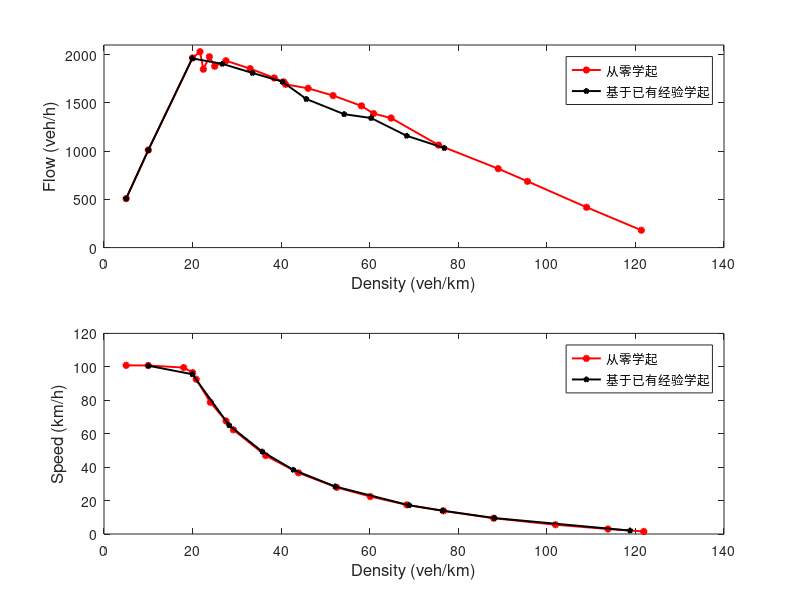

Reproduce this figure in MATLAB.
%% 限制换道次数=1
% 20% AV
d_2 = [3,5,10,20,29,37,41,45,53,59,63,69,78,90,100,115];
q_2 = [252,502,1006,1848,1806,1687,1597,1555,1429,1330,1261,1156,998,775,581,299];
s_2 = [100.66, 100.35, 100.53, 93.16, 63.39, 46.04, 38.58, 35.27, 26.97, 22.56, 20.30, 16.77, 12.91, 8.68, 5.81, 2.60];

d_a_2 = [3,5,10,20,29,37,45,54,61,69,77,87,101,114,124,126];
q_a_2 = [254,494,1007,1856,1780,1681,1532,1422,1299,1179,1025,839,578,321,144,115];
s_a_2 = [101.25, 99.48, 100.65, 93.41, 61.69, 45.54, 33.86, 26.57, 21.22, 17.19, 13.29, 9.68, 5.76, 2.82, 1.17, 0.94];

%% 不限制换道次数
% 20% AV,ORIGINAL
N_d_2 = [5, 10, 18, 20, 20.82, 24, 27.56, 29.22, 36.5, 43.91, 52.53, 60.13, 68.37, 76.66, 88, 101.96, 113.79, 121.89];
N_q_2 = [505,1008,1792,1926.57,1926.86,1891,1863,1819,1710,1604,1461,1343,1188,1055,826,564,338,183];
N_s_2 = [100.88, 100.80, 99.54, 96.57, 92.57, 78.8, 67.63, 62.3, 46.91, 36.59, 27.89, 22.41, 17.45, 13.84, 9.43, 5.54, 2.97, 1.51];

% NEW
N_d_a_2 = [10, 19.95, 28.26, 35.74, 42.75, 52.19, 68.89, 76.41, 88.14, 118.79];
N_q_a_2 = [1007,1906,1836,1758,1638,1479,1180,1061,838,243];
N_s_a_2 = [100.66, 95.56, 65.01, 49.28, 38.4, 28.42, 17.19, 13.96, 9.55, 2.05];

% 40% AV
% original
N_d_4 = [5, 10, 20, 21.68, 22.43, 23.79, 25, 27.53, 33, 38.45, 40.59, 41, 46.08, 51.72, 58.13, 60.86, 64.83, 75.57, 89.01, 95.62, 108.97, 121.33];
N_q_4 = [508,1011,1966,2031,1849,1978,1880,1937,1855,1758,1717,1692,1651,1576,1469,1389,1343,1062,818,687,418,180];
N_s_4 = [101.56, 101.05, 98.37,93.71, 82.47, 83.17, 75.17, 70.44, 56.41, 46.02, 42.59, 41.51, 35.99, 30.79, 25.51,23.06,20.99, 14.42, 9.39, 7.31, 3.85, 1.52];

% NEW
N_d_a_4 = [5.01, 10, 19.93, 26.69, 33.53, 40.27, 45.69, 54.22, 60.3, 68.35, 76.85];
N_q_a_4 = [508,1010,1961,1905,1810,1720,1540,1383,1343,1159,1032];
N_s_a_4 = [101.51,101.02, 98.45, 71.43, 54.22, 43.05, 33.96, 25.7, 22.51, 17.24, 13.63];
%% q-k图
% lane1+lane2
subplot(2,1,1)
plot(N_d_4, N_q_4, '-or','MarkerSize',4,'MarkerFaceColor','r','LineWidth',1.4); hold on;  
plot(N_d_a_4, N_q_a_4 ,'-pk','MarkerSize',4,'MarkerFaceColor','k','LineWidth',1.4); hold on;  

xlabel('Density (veh/km)','FontSize',12)
ylabel('Flow (veh/h)','FontSize',12)  

set (gcf,'Position',[0,0,200,400])  %gcf:返回当前Figure对象的句柄值,设置图像大小和位置
                     %gcf,position后四个数：[pos(1) pos(2)]为绘图区域左下点的坐标 pos(3):长 pos(4):宽 
ylim([0 2100])
xlim([0,140])
legend('从零学起','基于已有经验学起')
%% q-v图
subplot(2,1,2)
plot(N_d_2, N_s_2, '-or','MarkerSize',4,'MarkerFaceColor','r','LineWidth',1.4); hold on;  
plot(N_d_a_2, N_s_a_2 ,'-pk','MarkerSize',4,'MarkerFaceColor','k','LineWidth',1.4); hold on;  

xlabel('Density (veh/km)','FontSize',12)
ylabel('Speed (km/h)','FontSize',12)  

set (gcf,'Position',[0,0,800,1000])  %gcf:返回当前Figure对象的句柄值,设置图像大小和位置
                     %gcf,position后四个数：[pos(1) pos(2)]为绘图区域左下点的坐标 pos(3):长 pos(4):宽 

xlim([0,140])
legend('从零学起','基于已有经验学起')
%legend('p_a_v=0','p_a_v=1')
